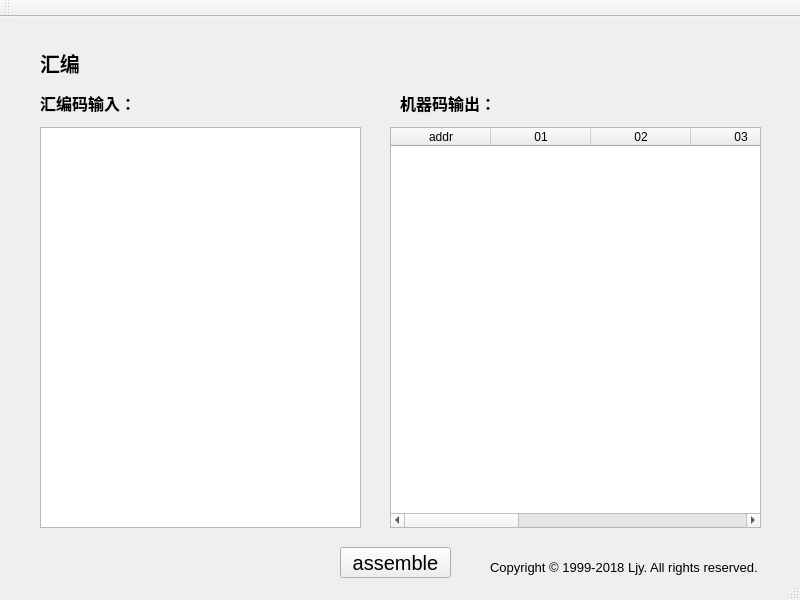
<?xml version="1.0" encoding="UTF-8"?>
<ui version="4.0">
 <class>Mainwindow</class>
 <widget class="QMainWindow" name="Mainwindow">
  <property name="geometry">
   <rect>
    <x>0</x>
    <y>0</y>
    <width>800</width>
    <height>600</height>
   </rect>
  </property>
  <property name="windowTitle">
   <string>Mainwindow</string>
  </property>
  <widget class="QWidget" name="centralWidget">
   <widget class="QPushButton" name="pushButton">
    <property name="geometry">
     <rect>
      <x>340</x>
      <y>530</y>
      <width>111</width>
      <height>31</height>
     </rect>
    </property>
    <property name="font">
     <font>
      <family>MS UI Gothic</family>
      <pointsize>15</pointsize>
     </font>
    </property>
    <property name="text">
     <string>assemble</string>
    </property>
   </widget>
   <widget class="QTableWidget" name="machine_output">
    <property name="geometry">
     <rect>
      <x>390</x>
      <y>110</y>
      <width>371</width>
      <height>401</height>
     </rect>
    </property>
    <column>
     <property name="text">
      <string>addr</string>
     </property>
    </column>
    <column>
     <property name="text">
      <string>01</string>
     </property>
    </column>
    <column>
     <property name="text">
      <string>02</string>
     </property>
    </column>
    <column>
     <property name="text">
      <string>03</string>
     </property>
    </column>
    <column>
     <property name="text">
      <string>04</string>
     </property>
    </column>
    <column>
     <property name="text">
      <string>05</string>
     </property>
    </column>
    <column>
     <property name="text">
      <string>06</string>
     </property>
    </column>
    <column>
     <property name="text">
      <string>07</string>
     </property>
    </column>
    <column>
     <property name="text">
      <string>08</string>
     </property>
    </column>
   </widget>
   <widget class="QPlainTextEdit" name="asm_input">
    <property name="geometry">
     <rect>
      <x>40</x>
      <y>110</y>
      <width>321</width>
      <height>401</height>
     </rect>
    </property>
    <property name="font">
     <font>
      <pointsize>12</pointsize>
     </font>
    </property>
   </widget>
   <widget class="QLabel" name="label">
    <property name="geometry">
     <rect>
      <x>40</x>
      <y>30</y>
      <width>121</width>
      <height>31</height>
     </rect>
    </property>
    <property name="font">
     <font>
      <pointsize>15</pointsize>
      <weight>75</weight>
      <bold>true</bold>
     </font>
    </property>
    <property name="text">
     <string>汇编</string>
    </property>
   </widget>
   <widget class="QLabel" name="label_3">
    <property name="geometry">
     <rect>
      <x>400</x>
      <y>70</y>
      <width>121</width>
      <height>31</height>
     </rect>
    </property>
    <property name="font">
     <font>
      <pointsize>12</pointsize>
      <weight>75</weight>
      <bold>true</bold>
     </font>
    </property>
    <property name="text">
     <string>机器码输出：</string>
    </property>
   </widget>
   <widget class="QLabel" name="label_2">
    <property name="geometry">
     <rect>
      <x>40</x>
      <y>70</y>
      <width>121</width>
      <height>31</height>
     </rect>
    </property>
    <property name="font">
     <font>
      <pointsize>12</pointsize>
      <weight>75</weight>
      <bold>true</bold>
     </font>
    </property>
    <property name="text">
     <string>汇编码输入：</string>
    </property>
   </widget>
   <widget class="QLabel" name="label_4">
    <property name="geometry">
     <rect>
      <x>490</x>
      <y>540</y>
      <width>321</width>
      <height>20</height>
     </rect>
    </property>
    <property name="font">
     <font>
      <pointsize>10</pointsize>
      <weight>50</weight>
      <italic>false</italic>
      <bold>false</bold>
     </font>
    </property>
    <property name="text">
     <string>Copyright © 1999-2018 Ljy. All rights reserved.</string>
    </property>
   </widget>
  </widget>
  <widget class="QMenuBar" name="menuBar">
   <property name="geometry">
    <rect>
     <x>0</x>
     <y>0</y>
     <width>800</width>
     <height>21</height>
    </rect>
   </property>
  </widget>
  <widget class="QToolBar" name="mainToolBar">
   <attribute name="toolBarArea">
    <enum>TopToolBarArea</enum>
   </attribute>
   <attribute name="toolBarBreak">
    <bool>false</bool>
   </attribute>
  </widget>
  <widget class="QStatusBar" name="statusBar"/>
 </widget>
 <layoutdefault spacing="6" margin="11"/>
 <resources/>
 <connections/>
</ui>
